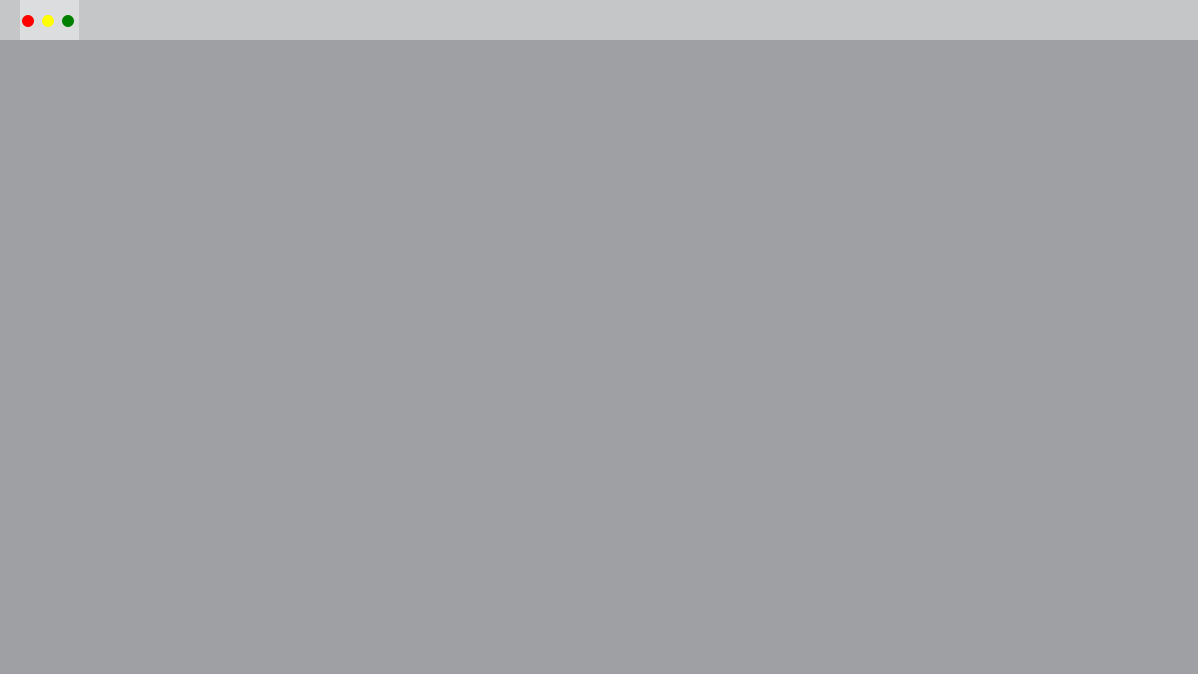
<?xml version="1.0" encoding="UTF-8"?>
<ui version="4.0">
 <class>MainWindow</class>
 <widget class="QMainWindow" name="MainWindow">
  <property name="geometry">
   <rect>
    <x>0</x>
    <y>0</y>
    <width>1198</width>
    <height>674</height>
   </rect>
  </property>
  <property name="minimumSize">
   <size>
    <width>1198</width>
    <height>674</height>
   </size>
  </property>
  <property name="windowTitle">
   <string>MainWindow</string>
  </property>
  <property name="styleSheet">
   <string notr="true">background-color: rgba(255, 255, 255, 100);</string>
  </property>
  <widget class="QWidget" name="centralwidget">
   <widget class="QWidget" name="stackwidget" native="true">
    <property name="geometry">
     <rect>
      <x>0</x>
      <y>0</y>
      <width>1198</width>
      <height>674</height>
     </rect>
    </property>
    <property name="minimumSize">
     <size>
      <width>1198</width>
      <height>674</height>
     </size>
    </property>
    <property name="styleSheet">
     <string notr="true">background-color: rgba(16,18,27,0.4);</string>
    </property>
   </widget>
   <widget class="topBarWidget" name="menuwidget" native="true">
    <property name="geometry">
     <rect>
      <x>0</x>
      <y>0</y>
      <width>1201</width>
      <height>40</height>
     </rect>
    </property>
    <widget class="QWidget" name="">
     <property name="geometry">
      <rect>
       <x>20</x>
       <y>0</y>
       <width>59</width>
       <height>41</height>
      </rect>
     </property>
     <layout class="QHBoxLayout" name="menuLayout">
      <property name="spacing">
       <number>6</number>
      </property>
      <item>
       <widget class="QPushButton" name="ptn_close">
        <property name="minimumSize">
         <size>
          <width>12</width>
          <height>12</height>
         </size>
        </property>
        <property name="maximumSize">
         <size>
          <width>10</width>
          <height>10</height>
         </size>
        </property>
        <property name="styleSheet">
         <string notr="true">border-radius: 6px;
background-color: red;</string>
        </property>
        <property name="text">
         <string/>
        </property>
       </widget>
      </item>
      <item>
       <widget class="QPushButton" name="ptn_min">
        <property name="minimumSize">
         <size>
          <width>12</width>
          <height>12</height>
         </size>
        </property>
        <property name="maximumSize">
         <size>
          <width>10</width>
          <height>10</height>
         </size>
        </property>
        <property name="styleSheet">
         <string notr="true">background-color: yellow;
border-radius: 6px;</string>
        </property>
        <property name="text">
         <string/>
        </property>
       </widget>
      </item>
      <item>
       <widget class="QPushButton" name="ptn_max">
        <property name="minimumSize">
         <size>
          <width>12</width>
          <height>12</height>
         </size>
        </property>
        <property name="maximumSize">
         <size>
          <width>10</width>
          <height>10</height>
         </size>
        </property>
        <property name="styleSheet">
         <string notr="true">border-radius: 6px;
background-color: green;</string>
        </property>
        <property name="text">
         <string/>
        </property>
       </widget>
      </item>
     </layout>
    </widget>
   </widget>
  </widget>
 </widget>
 <customwidgets>
  <customwidget>
   <class>topBarWidget</class>
   <extends>QWidget</extends>
   <header>topbarwidget.h</header>
   <container>1</container>
  </customwidget>
 </customwidgets>
 <resources/>
 <connections/>
</ui>
